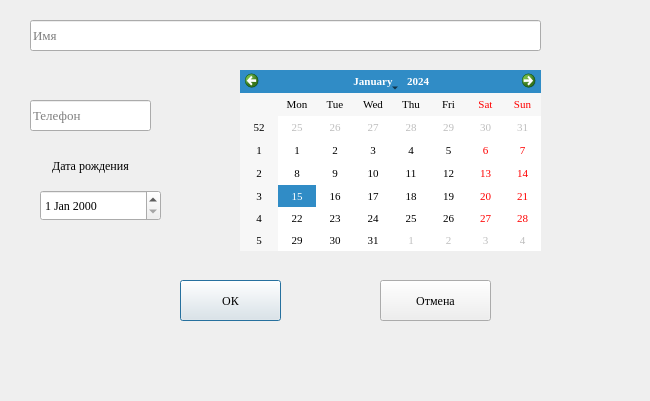
<?xml version="1.0" encoding="UTF-8"?>
<ui version="4.0">
 <class>dialog</class>
 <widget class="QDialog" name="dialog">
  <property name="geometry">
   <rect>
    <x>0</x>
    <y>0</y>
    <width>650</width>
    <height>401</height>
   </rect>
  </property>
  <property name="windowTitle">
   <string>Ввод контакта</string>
  </property>
  <widget class="QLineEdit" name="lineEdit">
   <property name="geometry">
    <rect>
     <x>30</x>
     <y>20</y>
     <width>511</width>
     <height>31</height>
    </rect>
   </property>
   <property name="font">
    <font>
     <family>Times New Roman</family>
     <pointsize>10</pointsize>
    </font>
   </property>
   <property name="text">
    <string/>
   </property>
   <property name="placeholderText">
    <string>Имя</string>
   </property>
  </widget>
  <widget class="QLineEdit" name="lineEdit_2">
   <property name="geometry">
    <rect>
     <x>30</x>
     <y>100</y>
     <width>121</width>
     <height>31</height>
    </rect>
   </property>
   <property name="font">
    <font>
     <family>Times New Roman</family>
     <pointsize>10</pointsize>
    </font>
   </property>
   <property name="text">
    <string/>
   </property>
   <property name="placeholderText">
    <string>Телефон</string>
   </property>
  </widget>
  <widget class="QDateEdit" name="dateEdit">
   <property name="geometry">
    <rect>
     <x>40</x>
     <y>190</y>
     <width>121</width>
     <height>31</height>
    </rect>
   </property>
   <property name="font">
    <font>
     <family>Times New Roman</family>
     <pointsize>9</pointsize>
    </font>
   </property>
  </widget>
  <widget class="QCalendarWidget" name="calendarWidget">
   <property name="geometry">
    <rect>
     <x>240</x>
     <y>70</y>
     <width>301</width>
     <height>181</height>
    </rect>
   </property>
   <property name="font">
    <font>
     <family>Times New Roman</family>
     <pointsize>8</pointsize>
    </font>
   </property>
  </widget>
  <widget class="QLabel" name="label">
   <property name="geometry">
    <rect>
     <x>30</x>
     <y>150</y>
     <width>121</width>
     <height>31</height>
    </rect>
   </property>
   <property name="font">
    <font>
     <family>Times New Roman</family>
     <pointsize>9</pointsize>
    </font>
   </property>
   <property name="text">
    <string>Дата рождения</string>
   </property>
   <property name="alignment">
    <set>Qt::AlignCenter</set>
   </property>
  </widget>
  <widget class="QPushButton" name="pushButton">
   <property name="geometry">
    <rect>
     <x>180</x>
     <y>280</y>
     <width>101</width>
     <height>41</height>
    </rect>
   </property>
   <property name="font">
    <font>
     <family>Times New Roman</family>
     <pointsize>9</pointsize>
    </font>
   </property>
   <property name="text">
    <string>ОК</string>
   </property>
  </widget>
  <widget class="QPushButton" name="pushButton_2">
   <property name="geometry">
    <rect>
     <x>380</x>
     <y>280</y>
     <width>111</width>
     <height>41</height>
    </rect>
   </property>
   <property name="font">
    <font>
     <family>Times New Roman</family>
     <pointsize>9</pointsize>
    </font>
   </property>
   <property name="text">
    <string>Отмена</string>
   </property>
  </widget>
 </widget>
 <resources/>
 <connections>
  <connection>
   <sender>calendarWidget</sender>
   <signal>clicked(QDate)</signal>
   <receiver>dateEdit</receiver>
   <slot>setDate(QDate)</slot>
   <hints>
    <hint type="sourcelabel">
     <x>257</x>
     <y>175</y>
    </hint>
    <hint type="destinationlabel">
     <x>149</x>
     <y>205</y>
    </hint>
   </hints>
  </connection>
  <connection>
   <sender>dateEdit</sender>
   <signal>dateChanged(QDate)</signal>
   <receiver>calendarWidget</receiver>
   <slot>setSelectedDate(QDate)</slot>
   <hints>
    <hint type="sourcelabel">
     <x>154</x>
     <y>214</y>
    </hint>
    <hint type="destinationlabel">
     <x>257</x>
     <y>187</y>
    </hint>
   </hints>
  </connection>
  <connection>
   <sender>pushButton</sender>
   <signal>clicked()</signal>
   <receiver>dialog</receiver>
   <slot>accept()</slot>
   <hints>
    <hint type="sourcelabel">
     <x>201</x>
     <y>298</y>
    </hint>
    <hint type="destinationlabel">
     <x>198</x>
     <y>353</y>
    </hint>
   </hints>
  </connection>
  <connection>
   <sender>pushButton_2</sender>
   <signal>clicked()</signal>
   <receiver>dialog</receiver>
   <slot>reject()</slot>
   <hints>
    <hint type="sourcelabel">
     <x>432</x>
     <y>298</y>
    </hint>
    <hint type="destinationlabel">
     <x>430</x>
     <y>354</y>
    </hint>
   </hints>
  </connection>
 </connections>
</ui>
